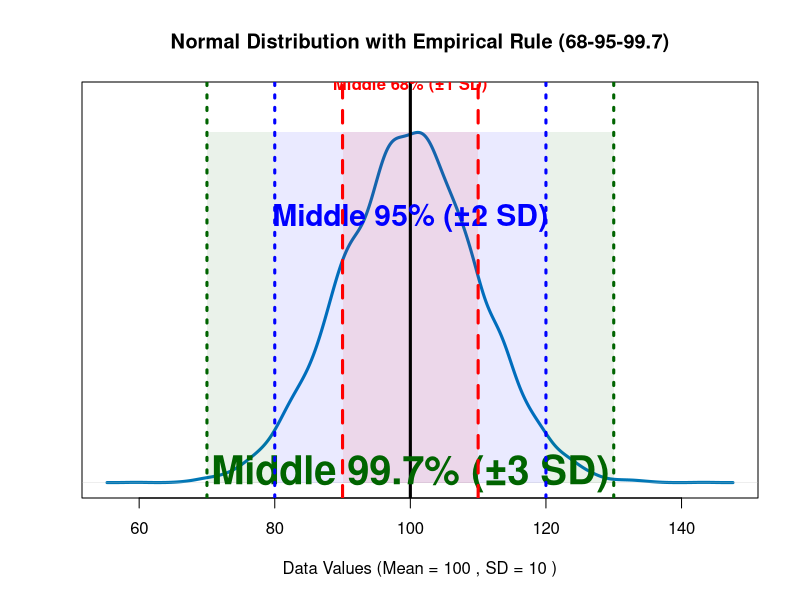

Here is the R script that generated this plot:
## ---- chunk 1
knitr::opts_chunk$set(echo = TRUE)
## ---- chunk 2
# ====================================================================
# R SCRIPT: INTRODUCING THE NORMAL DISTRIBUTION
# ====================================================================

# This script demonstrates the visual and statistical elements of the
# Normal (Gaussian) Distribution using base R plotting functions.

# --------------------------------------------------------------------
# 1. SETUP AND PARAMETERS
# --------------------------------------------------------------------

# A Normal Distribution is defined entirely by its Mean and Standard Deviation.
# Let's set the center and spread for our simulated data.
set.seed(42)  # Set seed for reproducible results
NUM_SAMPLES <- 10000
MEAN_MU <- 100 # The center of the distribution
SD_SIGMA <- 10 # The spread of the distribution (CHANGED from 15 to 10)

# Generate 1000 random data points following a normal distribution
normal_data <- rnorm(NUM_SAMPLES, mean = MEAN_MU, sd = SD_SIGMA)

# --------------------------------------------------------------------
# 2. VISUALIZATION: DENSITY CURVE (No Histogram)
# --------------------------------------------------------------------

# Calculate density once to get the curve data and plot boundaries
density_calc <- density(normal_data)

# Create the plot, drawing only the smooth, theoretical density curve (the "bell curve").
plot(density_calc,
     main = "Normal Distribution with Empirical Rule (68-95-99.7)",
     xlab = paste("Data Values (Mean =", MEAN_MU, ", SD =", SD_SIGMA, ")"),
     ylab = "", # Removed Y-axis label
     yaxt = 'n', # Suppressed Y-axis ticks and labels
     col = "#0077b6", # Color of the bell curve line
     lwd = 3,
     ylim = c(0, max(density_calc$y) * 1.1) # Adjust height for labels
)


# --------------------------------------------------------------------
# 3. EMPIRICAL RULE DEMONSTRATION (68-95-99.7)
# --------------------------------------------------------------------
# --- The Empirical Rule (68-95-99.7) ---
# For a Normal Distribution, approximately:
# 68% of the data falls within 1 Standard Deviation (SD) of the Mean.
#   (i.e., between 90 and 110, since 100 +/- 10)
# 95% of the data falls within 2 Standard Deviations (SDs) of the Mean.
#   (i.e., between 80 and 120, since 100 +/- 20)
# 99.7% of the data falls within 3 Standard Deviations (SDs) of the Mean.
#   (i.e., between 70 and 130, since 100 +/- 30)
# ------------------------------------------

# Highlight the middle areas first so lines and text appear on top.
# Maximum density height for shading rectangle, calculated in Section 2.
max_y <- max(density_calc$y)

# --- Define all Standard Deviation Boundaries ---
pos_sd_1 <- MEAN_MU + 1 * SD_SIGMA
neg_sd_1 <- MEAN_MU - 1 * SD_SIGMA
pos_sd_2 <- MEAN_MU + 2 * SD_SIGMA
neg_sd_2 <- MEAN_MU - 2 * SD_SIGMA
pos_sd_3 <- MEAN_MU + 3 * SD_SIGMA
neg_sd_3 <- MEAN_MU - 3 * SD_SIGMA

# --- Shading Layers (Drawn from outside-in) ---
# 99.7% Tail Area (Outside 95%) - Dark Green Transparent
rect(neg_sd_3, 0, neg_sd_2, max_y, col = "#00640015", border = NA) # Left Tail (-3 to -2 SD)
rect(pos_sd_2, 0, pos_sd_3, max_y, col = "#00640015", border = NA) # Right Tail (+2 to +3 SD)

# 95% Area (Middle 95%) - Transparent Blue
rect(neg_sd_2, 0, pos_sd_2, max_y, col = "#0000FF15", border = NA)

# 68% Area (Middle 68%) - Transparent Red (Drawn last to be on top)
rect(neg_sd_1, 0, pos_sd_1, max_y, col = "#FF000015", border = NA)

# Draw the line for the Mean (center) for better orientation
abline(v = MEAN_MU, col = "black", lty = 1, lwd = 3)

# --- Add Centralized Empirical Rule Labels ---

# 68% Label (Highest)
text(x = MEAN_MU, y = 0.045, labels = "Middle 68% (±1 SD)", col = "red", font = 2, cex = 1) 

# 95% Label (Middle)
# Increased cex to visually span from 81 to 119 and adjusted y-position for clearance.
text(x = MEAN_MU, y = 0.030, labels = "Middle 95% (±2 SD)", col = "blue", font = 2, cex = 1.8) 

# 99.7% Label (Lowest)
# Adjusted cex to visually span from 71 to 129 and maintained Y position.
text(x = MEAN_MU, y = 0.001, labels = "Middle 99.7% (±3 SD)", col = "darkgreen", font = 2, cex = 2.4) 


# Define the standard deviation boundaries for the Empirical Rule
sd_points <- c(1, 2, 3)

# Add vertical lines (ablines) for +/- 1, 2, and 3 standard deviations (SDs)
for (i in sd_points) {
  # Calculate the position for the positive and negative SDs
  pos_sd <- MEAN_MU + i * SD_SIGMA
  neg_sd <- MEAN_MU - i * SD_SIGMA

  # Add vertical lines (1 SD is dashed, others are dotted)
  line_type <- ifelse(i == 1, 2, 3)
  
  # Set line color: Red for 1 SD, Blue for 2 SD, Dark Green for 3 SD
  line_color <- ifelse(i == 1, "red", 
                       ifelse(i == 2, "blue", "darkgreen")) # Color changed here
  
  abline(v = pos_sd, col = line_color, lty = line_type, lwd = 3)
  abline(v = neg_sd, col = line_color, lty = line_type, lwd = 3)

  # Text placement logic removed from loop as labels are now centralized above the curve.
}


## ---- chunk 3

